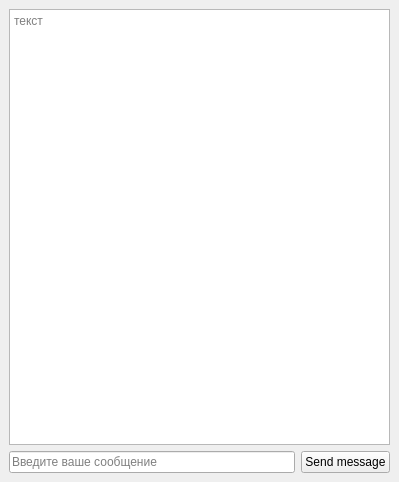
<?xml version="1.0" encoding="UTF-8"?>
<ui version="4.0">
 <class>MainWindow</class>
 <widget class="QMainWindow" name="MainWindow">
  <property name="geometry">
   <rect>
    <x>0</x>
    <y>0</y>
    <width>399</width>
    <height>482</height>
   </rect>
  </property>
  <property name="windowTitle">
   <string>MainWindow</string>
  </property>
  <widget class="QWidget" name="centralwidget">
   <layout class="QGridLayout" name="gridLayout">
    <item row="1" column="0">
     <widget class="QLineEdit" name="lineEdit">
      <property name="placeholderText">
       <string>Введите ваше сообщение</string>
      </property>
     </widget>
    </item>
    <item row="1" column="1">
     <widget class="QPushButton" name="pushButton">
      <property name="text">
       <string>Send message</string>
      </property>
     </widget>
    </item>
    <item row="0" column="0" colspan="2">
     <widget class="QPlainTextEdit" name="plainTextEdit">
      <property name="placeholderText">
       <string>текст</string>
      </property>
     </widget>
    </item>
   </layout>
  </widget>
 </widget>
 <resources/>
 <connections/>
</ui>
